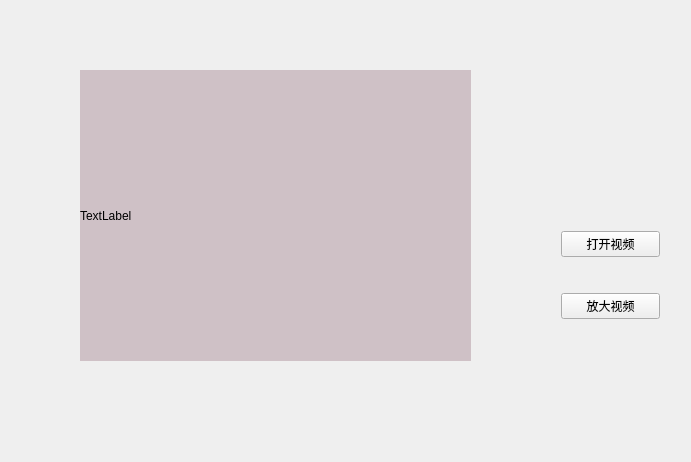
<?xml version="1.0" encoding="UTF-8"?>
<ui version="4.0">
 <class>VideoZoomClass</class>
 <widget class="QWidget" name="VideoZoomClass">
  <property name="geometry">
   <rect>
    <x>0</x>
    <y>0</y>
    <width>691</width>
    <height>462</height>
   </rect>
  </property>
  <property name="windowTitle">
   <string>VideoZoom</string>
  </property>
  <widget class="QWidget" name="verticalLayoutWidget">
   <property name="geometry">
    <rect>
     <x>550</x>
     <y>190</y>
     <width>121</width>
     <height>171</height>
    </rect>
   </property>
   <layout class="QVBoxLayout" name="verticalLayout">
    <item>
     <widget class="QPushButton" name="openbtn">
      <property name="text">
       <string>打开视频</string>
      </property>
     </widget>
    </item>
    <item>
     <widget class="QPushButton" name="zoombtn">
      <property name="text">
       <string>放大视频</string>
      </property>
     </widget>
    </item>
   </layout>
  </widget>
  <widget class="QLabel" name="label">
   <property name="geometry">
    <rect>
     <x>80</x>
     <y>70</y>
     <width>391</width>
     <height>291</height>
    </rect>
   </property>
   <property name="styleSheet">
    <string notr="true">background-color: rgb(207, 193, 198);</string>
   </property>
   <property name="text">
    <string>TextLabel</string>
   </property>
  </widget>
 </widget>
 <layoutdefault spacing="6" margin="11"/>
 <resources>
  <include location="VideoZoom.qrc"/>
 </resources>
 <connections>
  <connection>
   <sender>openbtn</sender>
   <signal>clicked()</signal>
   <receiver>VideoZoomClass</receiver>
   <slot>onBtnClicked()</slot>
   <hints>
    <hint type="sourcelabel">
     <x>603</x>
     <y>239</y>
    </hint>
    <hint type="destinationlabel">
     <x>581</x>
     <y>144</y>
    </hint>
   </hints>
  </connection>
  <connection>
   <sender>label</sender>
   <signal>linkActivated(QString)</signal>
   <receiver>VideoZoomClass</receiver>
   <slot>onBtnClicked()</slot>
   <hints>
    <hint type="sourcelabel">
     <x>268</x>
     <y>142</y>
    </hint>
    <hint type="destinationlabel">
     <x>489</x>
     <y>42</y>
    </hint>
   </hints>
  </connection>
 </connections>
 <slots>
  <slot>onBtnClicked()</slot>
 </slots>
</ui>
